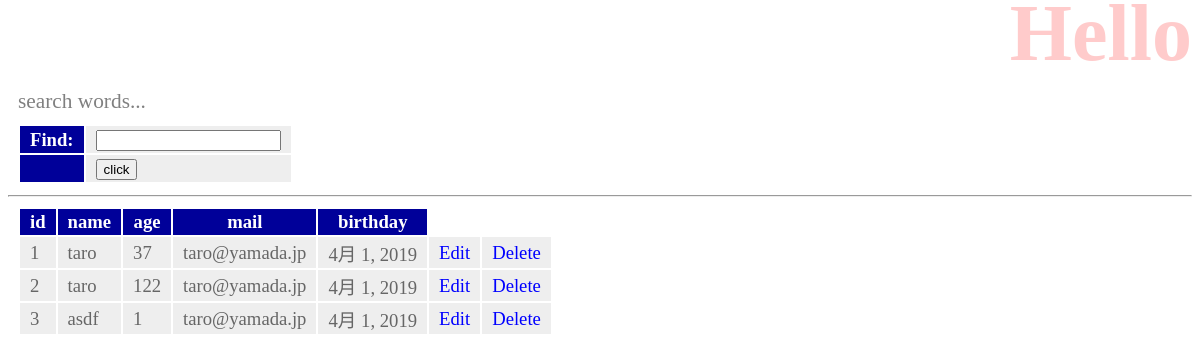
The app's page /hello/find, older data.
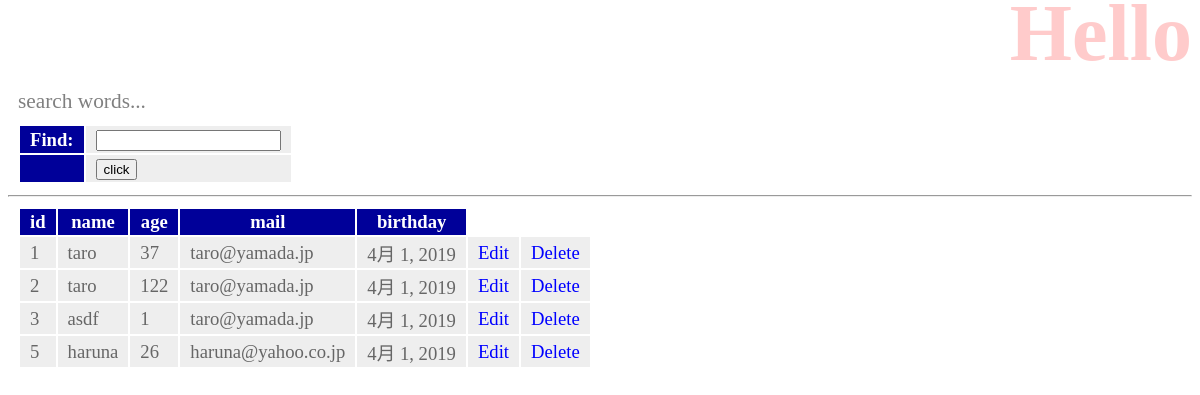
The same page, newer data.
### hello/models.py (models this page shows, shortened)
class Friend(models.Model):
    name = models.CharField(max_length=100, validators=[number_only])
    mail = models.EmailField(max_length=200, validators=[MinLengthValidator(10)])
    gender = models.BooleanField()
    age = models.IntegerField(validators=[MinValueValidator(0), MaxValueValidator(150)])
    birthday = models.DateField()

### hello/views.py (the view)
# urls.py: path('find', views.find, name='find'),
def find(request):
    if request.method == 'POST':
        msg = request.POST['find']
        form = FindForm(request.POST)
        sql = 'select * from hello_friend'
        if msg != '':
            sql += ' where ' + msg
        data = Friend.objects.raw(sql)
        msg = sql
    else:
        msg = 'search words...'
        form = FindForm()
        data = Friend.objects.all()
    params = {
        'title': 'Hello',
        'message': msg,
        'form': form,
        'data': data,
    }
    return render(request, 'hello/find.html', params)

### hello/forms.py
class FindForm(forms.Form):
    find = forms.CharField(label='Find', required=False)

### hello/templates/hello/find.html (shortened to what this page needs)
{% load static %}
<!DOCTYPE html>
<html lang="ja">
<head>
    <link rel="stylesheet" type="text/css"
        href="{% static 'hello/css/style.css' %}">
</head>
<body>
    <h1>{{ title }}</h1>
    <p>{{ message | safe }}</p>
    <table>
        <form action="{% url 'find' %}" method="post">
            {{ form }}
            <tr><th></th><td><input type="submit" value="click"></td></tr>
        </form>
    </table>
    <hr>
    <table>
        <tr>
            <th>id</th>
            <th>name</th>
            <th>age</th>
            <th>mail</th>
            <th>birthday</th>
        </tr>
        {% for item in data %}
            <tr>
                <td>{{ item.id }}</td>
                <td>{{ item.name }}</td>
                <td>{{ item.age }}</td>
                <td>{{ item.mail }}</td>
                <td>{{ item.birthday }}</td>
                <td><a href="{% url 'edit' item.id %}">Edit</a></td>
                <td><a href="{% url 'delete' item.id %}">Delete</a></td>
            </tr>
        {% endfor %}
    </table>
</body>
</html>

Row changes from the older to the newer data that the page shows:
added Friend: id "5", name "haruna", age "26", mail "haruna@yahoo.co.jp", birthday "4月 1, 2019"
